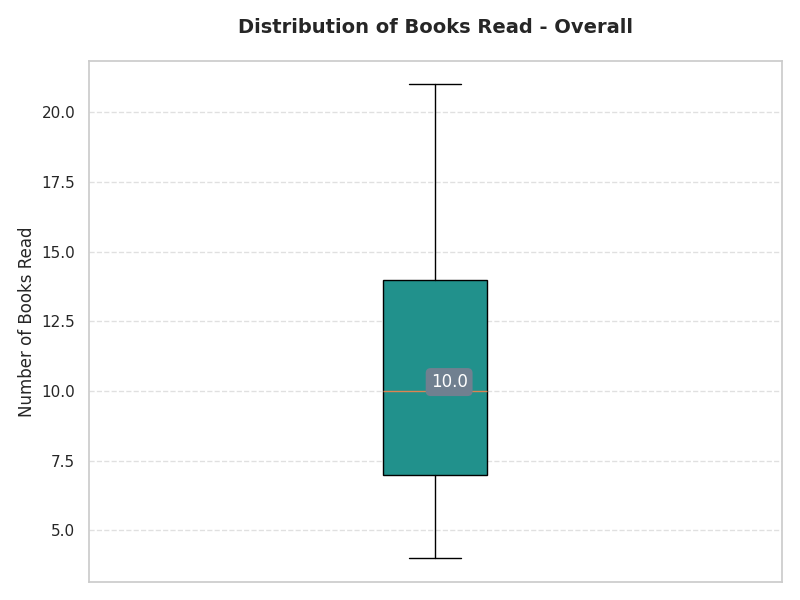

The Python source for this figure:
import matplotlib.pyplot as plt
import numpy as np

# Combined data from all age groups
all_books = [11, 12, 15, 9, 10, 14, 11, 13, 14, 10, 16, 
             5, 7, 8, 6, 10, 7, 9, 11, 6, 5, 12,
             12, 15, 14, 17, 19, 18, 21, 14, 16, 15, 18,
             9, 10, 11, 8, 12, 7, 11, 13, 12, 14, 10,
             5, 4, 6, 5, 7, 8, 6, 5, 7, 5, 6]

# Initialize the figure
fig, ax = plt.subplots(figsize=(8, 6))

# Create vertical box plot for the combined dataset
box = ax.boxplot(all_books, vert=True, patch_artist=True)

# Color for the box
box_color = plt.cm.viridis(0.5)  # Select a single color shade from viridis colormap
box['boxes'][0].set_facecolor(box_color)

# Highlight median value with annotation
median = np.median(all_books)
ax.annotate(f'{median}', xy=(1, median), xytext=(10, 0), 
            textcoords='offset points', ha='center', va='bottom', color='white',
            bbox=dict(boxstyle='round,pad=0.3', edgecolor='none', facecolor='slategray'))

# Enable grid for easier reading
ax.grid(True, linestyle='--', alpha=0.6, axis='y')

# Titles and labels
ax.set_title('Distribution of Books Read - Overall', fontsize=14, fontweight='bold', pad=20)
ax.set_ylabel('Number of Books Read', fontsize=12)
ax.set_xticks([])  # Remove x-axis ticks since there's only one box

plt.tight_layout()
plt.show()
